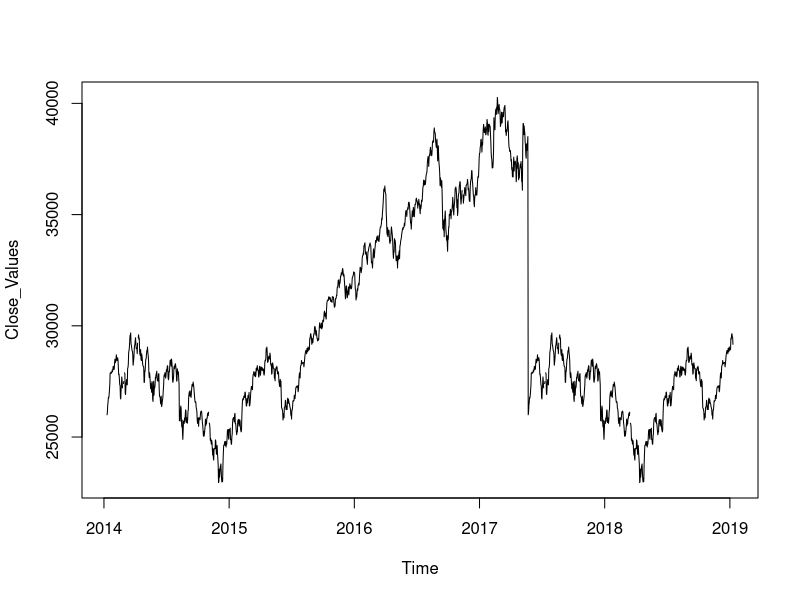

Generate this figure with R: (Note: this script raises an error after producing the figure.)


Sensex <- read.csv("BSESN.csv")
str(Sensex)

Sensex<-Sensex[,colnames(Sensex)!="Adj.Close"]
str(Sensex)

Sensex<-na.omit(Sensex)
head(Sensex)



Close_Values<-ts(Sensex$Close,frequency=365,start=c(2014,10,16),end = c(2019,10,15))
plot.ts(Close_Values)


LC<-log(Close_Values)
plot.ts(LC)
CHWF1<-HoltWinters(Close_Values,beta=NULL,gamma=NULL)
plot(CHWF1)
CHWF1$SSE
#SSE = 12195092

CHWF2<-HoltWinters(LC,beta=NULL,gamma=NULL)
plot(CHWF2)
CHWF2$SSE

#SSE = 46.45982

library(forecast)
class(LC)
fc<-forecast(CHWF1,h=365)

plot(fc)
accuracy(fc)

fc1<-forecast(CHWF2,h=730)

plot(fc1)
accuracy(fc1)




